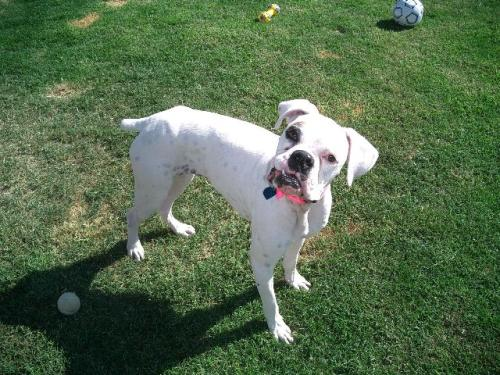
#> input picture datasets/catdogimages/PetImages/Dog/10028.jpg, 500 x 375 px
$ jupyter execute load_data.ipynb
#> lines starting #> are read from the running program, lines starting #| are printed output that depends on the picture
# CAT DOG NEURAL DETECTION
## BASED FROM sentdex youtube
### Load Data
#### Lucas Ilea

[cell 1]
import numpy as np
import matplotlib.pyplot as plt
import os
import cv2

DATADIR = "./datasets/catdogimages/PetImages"
CATEGORIES = ["Dog", "Cat"]

for category in CATEGORIES:
    path = os.path.join(DATADIR, category)
    for img in os.listdir(path):
        img_array = cv2.imread(os.path.join(path, img), cv2.IMREAD_GRAYSCALE)
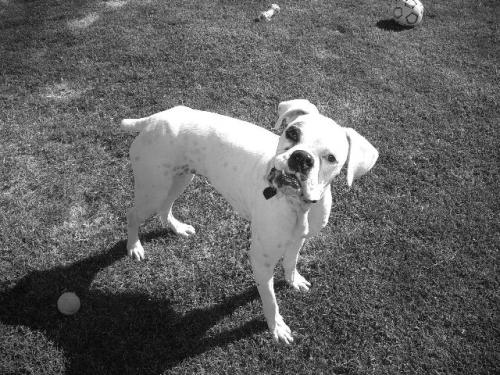
#> img_array: shape (375, 500); min 0, max 255, mean 98.2
        plt.imshow(img_array, cmap="gray")
        plt.show()
        break
    break

[cell 2]
print(img_array.shape)
#| (375, 500)

[cell 3]
IMG_SIZE = 50

new_array = cv2.resize(img_array, (IMG_SIZE, IMG_SIZE))
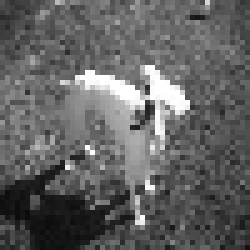
#> new_array: shape (50, 50) (shown 5 times larger); min 12, max 255, mean 98.2
plt.imshow(new_array, cmap="gray")
plt.show()

[cell 4]
training_data = []

def create_training_data():
    for category in CATEGORIES:
        path = os.path.join(DATADIR, category)
        class_num = CATEGORIES.index(category)
        for img in os.listdir(path):
            try:
                img_array = cv2.imread(os.path.join(path, img), cv2.IMREAD_GRAYSCALE)
                new_array = cv2.resize(img_array, (IMG_SIZE, IMG_SIZE))
                training_data.append([new_array, class_num])
            except Exception as e:
                # Some images are broken
                pass
#> pass 2 of the loop in create_training_data, `for category in CATEGORIES:`:
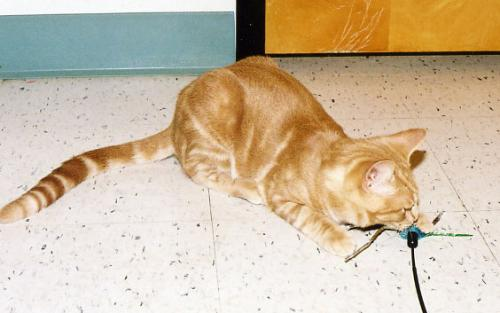
#> input picture datasets/catdogimages/PetImages/Cat/10193.jpg, 500 x 313 px
#> in create_training_data, `img_array = cv2.imread(os.path.join(path, img), cv2.IMREAD_GRAYSCALE)`:
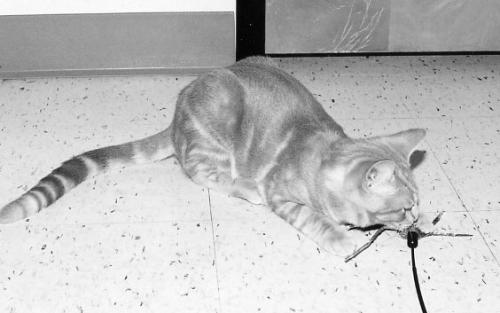
#> img_array: shape (313, 500); min 0, max 255, mean 191.1
#> in create_training_data, `new_array = cv2.resize(img_array, (IMG_SIZE, IMG_SIZE))`:
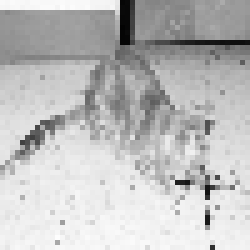
#> new_array: shape (50, 50) (shown 5 times larger); min 3, max 253, mean 190.7

create_training_data()

[cell 5]
print(len(training_data))
#| 2

[cell 6]
import random

random.shuffle(training_data)

[cell 7]
for sample in training_data[:10]:
    print(sample[1])
#> this loop made 2 passes
#| 0
#| 1

[cell 8]
X = []
y = []

[cell 9]
for features, label in training_data:
    X.append(features)
    y.append(label)
#> this loop made 2 passes
#> label on passes 1 to 2: 0, 1
#> after the loop, X = 2 items; y = [0, 1]

X = np.array(X).reshape(-1, IMG_SIZE, IMG_SIZE, 1)
